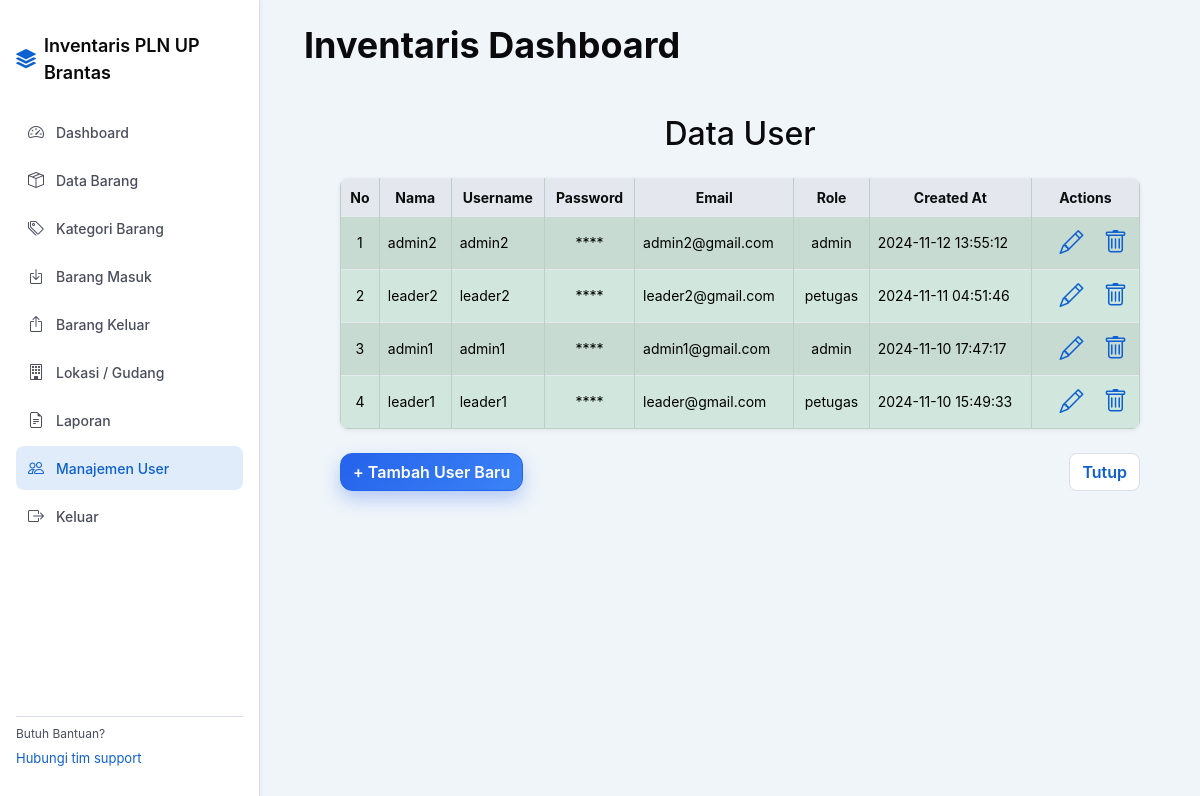
The app's page /index.php?page=user (signed in) with its own data.
### tables this page shows
CREATE TABLE `user` (
  `id_user` int NOT NULL,
  `nama` varchar(255) NOT NULL,
  `username` varchar(255) NOT NULL,
  `password` varchar(255) NOT NULL,
  `email` varchar(255) NOT NULL,
  `role` enum('leader','admin') NOT NULL,
  `created_at` timestamp NULL DEFAULT CURRENT_TIMESTAMP
);

### koneksi/koneksi.php (called while the page is built, shortened)
<?php
function normalize_user_role($role) {
    $role = strtolower(trim((string) ($role ?? '')));
    $map = [
        'admin' => 'admin',
        'petugas' => 'petugas',
        'leader' => 'petugas',
        'user' => 'petugas',
        'operator' => 'petugas',
        'viewer' => 'viewer',
    ];
    return $map[$role] ?? 'viewer';
}
?>

### pages/user.php (the view, shortened to what this page needs)
<div class="container mb-5">
    <h2 class="text-center mb-4">Data User</h2>
    <div class="table-container">
        <table class="table table-bordered table-success table-striped table-hover">
            <thead class="text-center">
                <tr>
                    <th>No</th>
                    <th>Nama</th>
                    <th>Username</th>
                    <th>Password</th>
                    <th>Email</th>
                    <th>Role</th>
                    <th>Created At</th>
                    <th>Actions</th>
                </tr>
            </thead>
            <tbody>
            <?php
                $query = "SELECT id_user, nama, username, email, role, created_at FROM user ORDER BY created_at DESC";
                $result = $koneksi->query($query);
                $nomor = 1;
                if ($result->num_rows > 0):
                    while ($row = $result->fetch_assoc()):
            ?>
                <tr>
                    <td class="text-center"><?= $nomor++ ?></td>
                    <td><?= htmlspecialchars($row['nama']) ?></td>
                    <td><?= htmlspecialchars($row['username']) ?></td>
                    <td class="text-center">****</td>
                    <td><?= htmlspecialchars($row['email']) ?></td>
                    <td class="text-center"><?= htmlspecialchars(normalize_user_role($row['role'])) ?></td>
                    <td><?= htmlspecialchars($row['created_at']) ?></td>
                    <td class="text-center">
                        <a href="index.php?page=edit_user&id_user=<?= $row['id_user'] ?>"><i class="bi-pencil fs-4 mx-3"></i></a>
                        <a href="javascript:void(0);" onclick="confirmDeleteUser(<?= $row['id_user'] ?>)"><i class="bi-trash fs-4"></i></a>
                    </td>
                </tr>
            <?php
                    endwhile;
                else:
            ?>
                <tr>
                    <td colspan="8" class="text-center">Tidak ada data user yang ditemukan.</td>
                </tr>
            <?php endif; ?>
            </tbody>
        </table>
    </div>
    <div class="footer-buttons">
        <a href="index.php?page=tambah_user"><button class="btn btn-primary float-start">+ Tambah User Baru</button></a>
        <a href="index.php?page=dashboard"><button class="btn btn-secondary float-end">Tutup</button></a>
    </div>
</div>

### assets/css/style.css (style rules this page uses)
* { margin: 0; padding: 0; box-sizing: border-box; }
:root { --color-primary: #0d60d0; --color-surface: #ffffff; --color-background: #f0f5fa; --color-text-primary: #0a0a0c; --color-text-primary-dark: #0a0e0c; --color-text-secondary: #4a4e5c; --color-border: #d9dde6; --color-focus-ring: rgba(13, 96, 208, 0.25); --color-muted: #e4e8ee; --color-success: #22c55e; --color-info: #3b82f6; --color-warning: #f59e0b; --color-error: #ef4444; --space-xs: 4px; --space-sm: 8px; --space-md: 16px; --space-lg: 24px; --space-xl: 32px; --space-xxl: 48px; --radius-none: 0px; --radius-small: 4px; --radius-medium: 8px; --radius-large: 16px; --radius-full: 9999px; --shadow-0: none; --shadow-1: 0 1px 4px rgba(10, 10, 12, 0.08); --shadow-2: 0 4px 12px rgba(10, 10, 12, 0.12); --shadow-3: 0 8px 24px rgba(10, 10, 12, 0.14); }
body { font-family: "Inter", "Segoe UI", "system-ui", Arial, sans-serif; background-color: var(--color-background); color: var(--color-text-primary); line-height: 1.5; font-size: 14px; }
.btn-primary { background: linear-gradient(130deg, #2563eb, #3b82f6); border: 1px solid #2563eb; box-shadow: 0 8px 18px rgba(37, 99, 235, 0.3); border-radius: 12px; color: #fff; font-weight: 600; transition: transform 0.15s ease, box-shadow 0.15s ease; }
.btn-secondary { background: var(--color-surface); color: var(--color-primary); border: 1px solid var(--color-border); border-radius: var(--radius-medium); font-weight: 600; transition: background 0.15s ease; }
.table { background: var(--color-surface); border-radius: var(--radius-medium); overflow: hidden; box-shadow: var(--shadow-1); }
.table thead th { background-color: var(--color-muted); color: var(--color-text-primary-dark); font-weight: 700; }
.table td, .table th { vertical-align: middle; border-top: 1px solid #e2e8f0; }
a { text-decoration: none; color: var(--color-primary); }
table.table { width: 100%; border-collapse: collapse; }
.table td, .table th { vertical-align: middle; border-top: 1px solid #e6e9ef; }
.footer-buttons { margin-top: var(--space-lg); text-align: right; }
.app-shell { min-height: 100vh; display: flex; background: var(--color-background); }

### records on screen
user: nama "admin2", username "admin2", email "admin2@gmail.com", role "admin", created_at "2024-11-12 13:55:12"
user: nama "leader2", username "leader2", email "leader2@gmail.com", role "petugas", created_at "2024-11-11 04:51:46"
user: nama "admin1", username "admin1", email "admin1@gmail.com", role "admin", created_at "2024-11-10 17:47:17"
user: nama "leader1", username "leader1", email "leader@gmail.com", role "petugas", created_at "2024-11-10 15:49:33"

### other values on screen
$item['label'] "Dashboard"
$item['label'] "Data Barang"
$item['label'] "Kategori Barang"
$item['label'] "Barang Masuk"
$item['label'] "Barang Keluar"
$item['label'] "Lokasi / Gudang"
$item['label'] "Laporan"
$item['label'] "Manajemen User"
$item['label'] "Keluar"
